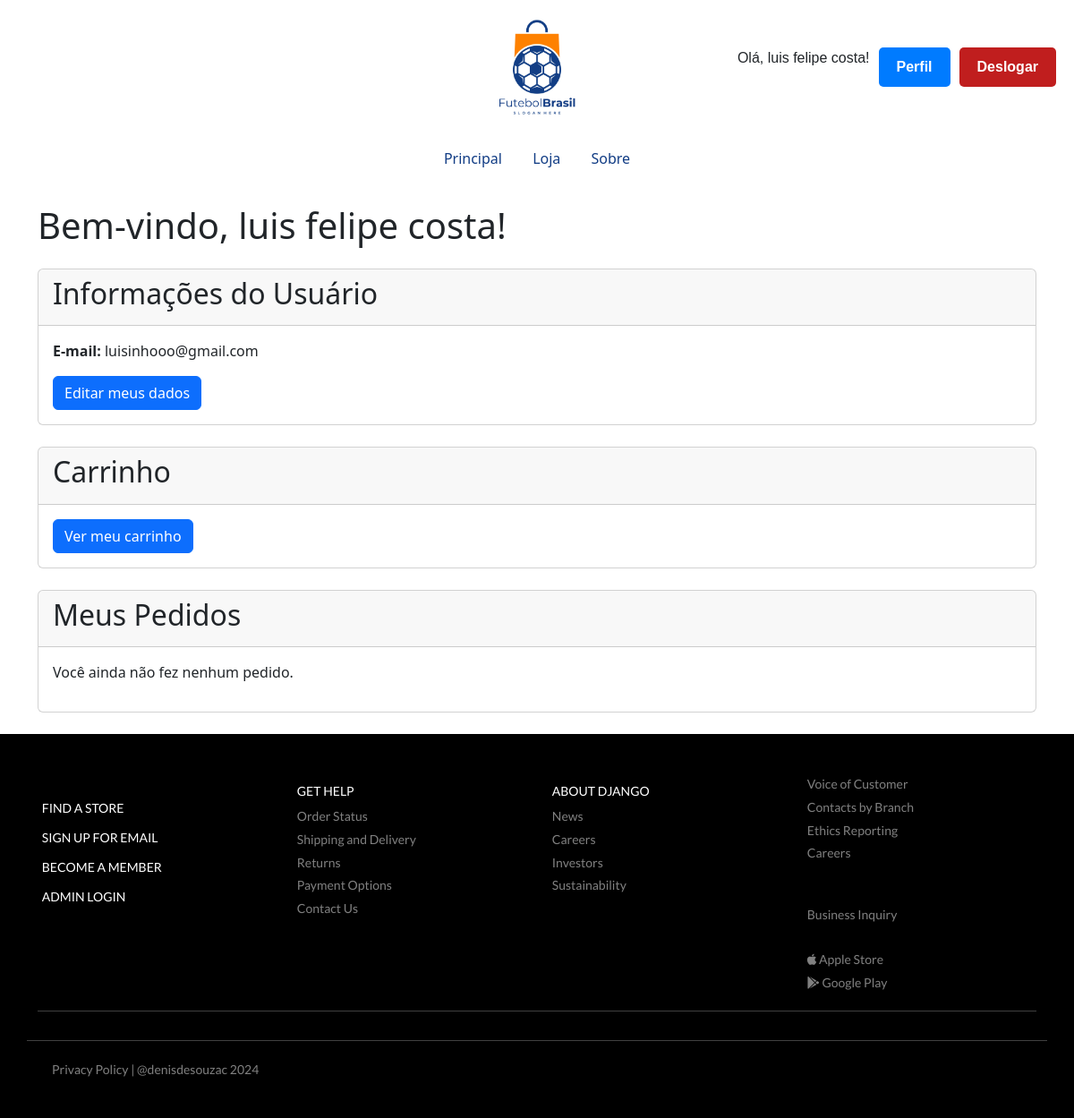
Page /perfil/ (signed in) on the earlier database version.
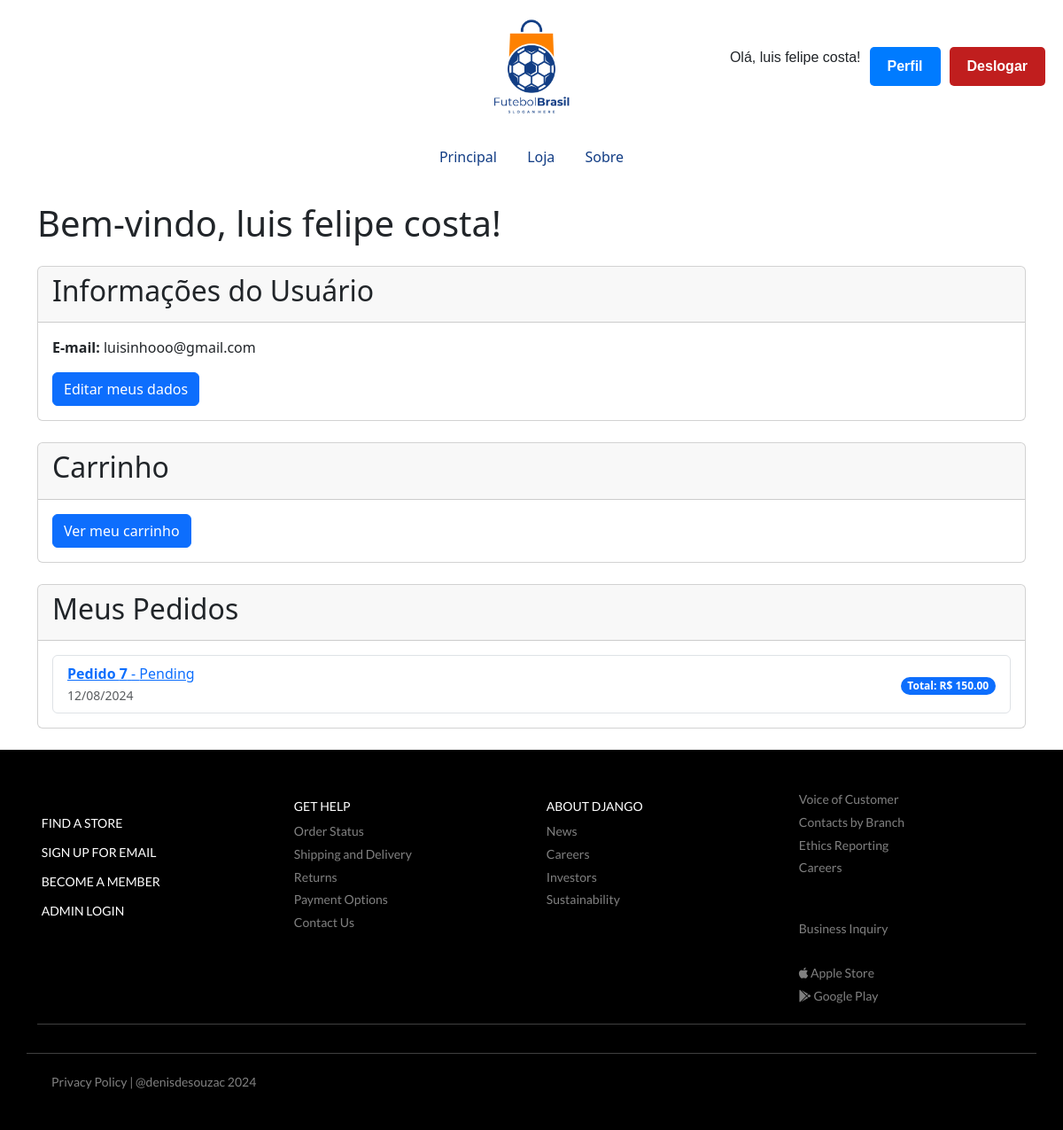
Same page on the later database version.
### store/models.py (models this page shows, shortened)
class Order(models.Model):
    order_date = models.DateTimeField(auto_now_add=True)
    status = models.CharField(max_length=20, choices=[('pending', 'Pending'), ('shipped', 'Shipped'), ('delivered', 'Delivered'), ('cancelled', 'Cancelled')])
    client = models.ForeignKey(Client, on_delete=models.CASCADE, related_name='orders')
    delivery_address = models.CharField(max_length=200, blank=True)
    def get_total_price(self):
        return sum(item.total_price for item in self.order_items.all())

class OrderItem(models.Model):
    order = models.ForeignKey(Order, on_delete=models.CASCADE, related_name='order_items')
    product = models.ForeignKey(Product, on_delete=models.CASCADE, related_name='order_items')
    quantity = models.IntegerField(default=1)
    unit_price = models.DecimalField(max_digits=10, decimal_places=2, default=0.00)
    total_price = models.DecimalField(max_digits=10, decimal_places=2, default=0.00)

### store/views.py (the view)
# urls.py: path('perfil/', views.perfil_view, name='perfil'),
@login_required
def perfil_view(request):
    user = request.user
    orders = Order.objects.filter(client=user.client)
    return render(request, 'perfil.html', {
        'user': user,
        'orders': orders
    })

### store/templates/perfil.html (shortened to what this page needs)
{% extends "base.html" %}
{% block conteudo %}
    <div class="container mt-4">
        <h1 class="mb-4">Bem-vindo, {{ user.first_name }}!</h1>
        <div class="card mb-4">
            <div class="card-header">
                <h2>Informações do Usuário</h2>
            </div>
            <div class="card-body">
                <p><strong>E-mail:</strong> {{ user.email }}</p>
                <a href="{% url 'editar_conta' %}" class="btn btn-primary">Editar meus dados</a>
            </div>
        </div>
        <div class="card mb-4">
            <div class="card-header">
                <h2>Carrinho</h2>
            </div>
            <div class="card-body">
                <a href="{% url 'carrinho' %}" class="btn btn-primary">Ver meu carrinho</a>
            </div>
        </div>
        <div class="card mb-4">
            <div class="card-header">
                <h2>Meus Pedidos</h2>
            </div>
            <div class="card-body">
                {% if orders %}
                    <ul class="list-group">
                        {% for order in orders %}
                            <li class="list-group-item d-flex justify-content-between align-items-center">
                                <div>
                                    <a href="{% url 'order_detail' order.id %}">
                                        <strong>Pedido {{ order.id }}</strong> - {{ order.get_status_display }}
                                    </a>
                                    <br>
                                    <small class="text-muted">{{ order.order_date|date:"d/m/Y" }}</small>
                                </div>
                                <div>
                                    <span class="badge bg-primary rounded-pill">
                                        Total: R$ {{ order.get_total_price }}
                                    </span>
                                </div>
                            </li>
                        {% endfor %}
                    </ul>
                {% else %}
                    <p>Você ainda não fez nenhum pedido.</p>
                {% endif %}
            </div>
        </div>
    </div>
{% endblock %}

### store/templates/base.html (shortened to what this page needs)
<!DOCTYPE html>
<html lang="pt-br">
    {% include "header.html" %}
    <head>
        {% load static %}
        <link rel="stylesheet" href="{% static 'style.css' %}">
        <link rel="stylesheet" href="{% static 'flipcard.css' %}">
        <link href="https://cdn.jsdelivr.net/npm/bootstrap@5.3.0/dist/css/bootstrap.min.css" rel="stylesheet">
    </head>
    <body>
        <nav class="topnav">
            <a href="/">Principal</a>
            <a href="/loja">Loja</a>
            <a href="/sobre">Sobre</a>
        </nav>
        {% block conteudo %}
        {% endblock %}
        {% include "footer.html"%}
    </body>
</html>

### store/templates/header.html (shortened to what this page needs)
<!DOCTYPE html>
<html lang="pt-br">
<head>
    {% load static %}
    <link rel="stylesheet" href="{% static 'style.css' %}">
</head>
<body>
    <header>
        <img src="/media/logo.jpg" alt="">
        <div class="botao-container">
            {% if user.is_authenticated %}
                <span class="nome-usuario">Olá, {{ user.first_name }}!</span>
                <a href="{% url 'perfil' %}" class="botao logar">Perfil</a>
                <a href="{% url 'logout' %}" class="botao deslogar">Deslogar</a>
            {% else %}
            <a href="{% url 'login' %}" class="botao logar">Logar</a>
            <a href="{% url 'signup' %}" class="botao cadastre-se">Cadastre-se</a>
            {% endif %}
        </div>
    </header>
</body>
</html>

### store/templates/footer.html (shortened to what this page needs)
{% load static %}
<link rel="stylesheet" href="https://cdnjs.cloudflare.com/ajax/libs/font-awesome/6.0.0-beta3/css/all.min.css">
<footer id="footer-main">
    <div class="container">
      <div class="row">
        <div class="col-sm-3">
            <br>
            <h6 class="mt-3"><a href="">FIND A STORE</a></h6>
            <h6 class="mt-3"><a href="">SIGN UP FOR EMAIL</a></h6>
            <h6 class="mt-3"><a href="">BECOME A MEMBER</h6>
            <h6 class="mt-3"><a href="/admin/">ADMIN LOGIN</a></h6>
        </div>
        <div class="col-sm-3">
            <h6 class="mt-3"><a href="">GET HELP</a></h6>
            <a href="">Order Status</a>
            <a href="">Shipping and Delivery</a>
            <a href="">Returns</a>
            <a href="">Payment Options</a>
            <a href="">Contact Us</a>
        </div>
        <div class="col-sm-3">
            <h6 class="mt-3"><a href="">ABOUT DJANGO</a></h6>
            <a href="">News</a>
            <a href="">Careers</a>
            <a href="">Investors</a>
            <a href="">Sustainability</a>
        </div>
        <div class="col-sm-3">
          <a href="">Voice of Customer</a>
          <a href="">Contacts by Branch</a>
          <a href="">Ethics Reporting</a>
          <a href="">Careers</a>
          <br><br>
          <a href="">Business Inquiry</a>
          <br>
          <a href="https://www.apple.com/app-store/" target="_blank">
            <i class="fa-brands fa-apple"></i> Apple Store
          </a>
          <a href="https://play.google.com/store" target="_blank">
              <i class="fa-brands fa-google-play"></i> Google Play
          </a>
        </div>
      </div>
      <hr>
      <div class="row">
        <hr>
        <a href="https://github.com/denisdesouzac" style="margin-left: 1rem">Privacy Policy | @denisdesouzac 2024</a>
      </div>
    </div>
  </footer>

### staticfiles/style.css (style rules this page uses)
header { font-family: Arial, sans-serif; display: flex; justify-content: center; align-items: center; height: 150px; background-color: #ffffff; margin: 0; position: relative; }
header img { height: 150px; width: 150px; }
.botao-container { position: absolute; right: 20px; top: 50%; transform: translateY(-50%); display: flex; gap: 10px; }
.botao { padding: 6px 12px; font-size: 16px; border: none; border-radius: 5px; cursor: pointer; transition: background-color 0.3s ease; }
.logar { background-color: #4CAF50; color: white; }
.deslogar { background-color: #c01e1e; color: white; }
.topnav { background-color: #ffffff; color: #ffffff; padding: 15px; text-align: center; }
.topnav a { text-decoration: none; color: #123d85; padding: 15px; }
ul { list-style-type: none; padding: 0; margin: 0; }
.botao { padding: 10px 20px; border: none; border-radius: 5px; color: #fff; text-align: center; cursor: pointer; text-decoration: none; font-weight: bold; }
.botao.logar { background-color: #007bff; }
.btn-primary { background-color: #007bff; border-color: #007bff; color: #fff; }

### store/templates/footer.html (style rules this page uses)
#footer-main { background: #000; color: white; font-size: 0.8rem; padding: 2.5rem 0; font-family: 'Lato', sans-serif; }
#footer-main a { font-size: 14px; display: block; margin: 0.3rem; color: grey; text-decoration: none; }
#footer-main h6 a { color: white; text-decoration: none; }
#footer-main hr { margin-top: 1rem; margin-bottom: 1rem; border: 0; border-top: 1px solid white; }

Differences in the rows shown:
added Order: id "7", status "Pending", order_date "12/08/2024", get_total_price "150.00"
Other differences:
text no longer shown: "Você ainda não fez nenhum pedido."
